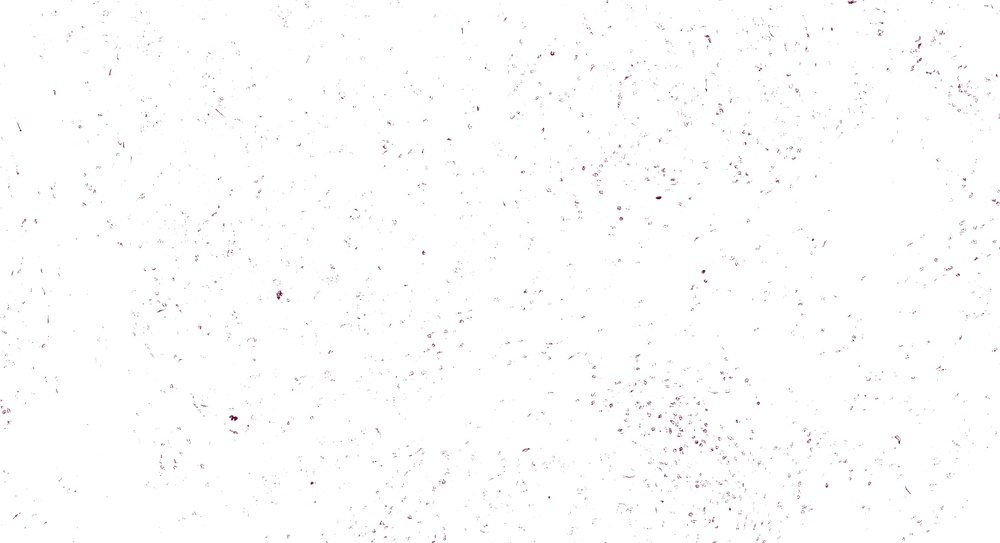
#> input picture Digital_segmentation_BRCA_547_Capstone/Pipeline_test_4_10_22/Pipeline_test_4/Individual_Clusters/19/4/0.jpg, 1000 x 543 px, shrunk from 4437 x 2408 before the run, given in place of test_4.tif, which was not available
$ jupyter execute TIL_Pipeline_4.ipynb   (shell and % lines are left out)   (text cells are left out)
#> lines starting #> are read from the running program, lines starting #| are printed output that depends on the picture; pictures that were not available may be replaced by others from this repository, and a replacement may not be noted
[cell 1]
# Libraries

import os
import cv2
import numpy as np
import pandas as pd
from tqdm import tqdm
import matplotlib as mpl
import matplotlib.pyplot as plt

[cell 2]
# Setting Parameters for Matplotlib

mpl.rcParams['lines.linewidth'] = 2
mpl.rcParams['figure.figsize'] = (8, 6)
mpl.rcParams['font.size'] = 15

[cell 3]
# Defining colors for clustering

colors = [np.array([204, 0, 0]), np.array([204, 204, 0]), np.array([0, 204, 0]),
          np.array([0, 153, 153]), np.array([102, 0, 204]), np.array([102, 0, 51]),
         np.array([51, 153, 255])]

[cell 4]
# Importing .tif file

img = cv2.imread('test_4.tif')
#> img is the input picture: shape (543, 1000, 3); mean B, G, R 253.5, 253.3, 253.5

[cell 5]
# Defining a path for individual cluster analysis

individual_path = "/Users/yanyaohan/Desktop/Pipeline_test_4/Individual_Clusters/"

[cell 6]
# Defining a model for a required number of clusters

# Three outputs
#compact = compactness (sum of squared of distances)
#labels = required labels
#center = center of each cluster (represents the color profile)

def cluster_model(cluster_num, img=img):
#> called with cluster_num = 19
    img2 = img.reshape((-1, 3))
    img2 = np.float32(img2)

    # We define criteria based on epsilon and number of iterations i.e. whichever is achieved first
    criteria = (cv2.TERM_CRITERIA_EPS + cv2.TermCriteria_MAX_ITER, 10, 0.1)
    # Number of clusters
    k = cluster_num
    # Number of attempts (no. of times algo is executed using different labellings)
    attempts = 10

    compact, label, center = cv2.kmeans(img2, k, None, criteria, attempts, cv2.KMEANS_RANDOM_CENTERS)
#> compact = 2312182.2; center = 19 rows, first 8: [192.3, 189.1, 196.4], [206.3, 203.7, 209.6], [220.1, 212.8, 229], [215.4, 213.7, 217.5], [250.2, 250, 250.3], [228.7, 225.5, 232.6], [110.1, 101.4, 122.1], [240.6, 239.4, 242]

    return compact, label, center

[cell 7]
# Lets do it for 19 clusters right now

compact_19, label_19, center_19 = cluster_model(19)
#> compact_19 = 2312182.2; center_19 has the same summary as center in cluster_model

[cell 8]
# Visualizing each individual cluster

def single_cluster_extraction(cluster_num, tot_clust,
                              center, label):

    new_center = np.zeros(center.shape)

    for i in range(len(center)):
        if i == cluster_num:
            col = np.random.randint(0, 6)
            new_center[i] = colors[col]
        else:
            new_center[i] = np.array([255, 255, 255])

    new_center = np.uint8(new_center)
    df = pd.DataFrame(label)
    df[0] = df[0].apply(lambda x: cluster_num if x==cluster_num else cluster_num-1)
    lab_new = np.array(df)
    new_res = new_center[lab_new.flatten()]
    new_res = new_res.reshape((img.shape))
    plt.imsave(individual_path + str(tot_clust) +
               "/Clusters/" + str(cluster_num) +
               ".jpg", new_res)

    return None

[cell 9]
# Extracting total number of individual clusters:

tot_cluster = 19

for clust_num in tqdm(range(tot_cluster)):
    single_cluster_extraction(clust_num, tot_cluster,
                             center_19, label_19)
#> this loop made 19 passes
#> pass 1, in single_cluster_extraction, `plt.imsave(individual_path + str(tot_clust) + "/Clusters/" + str(clust..`:
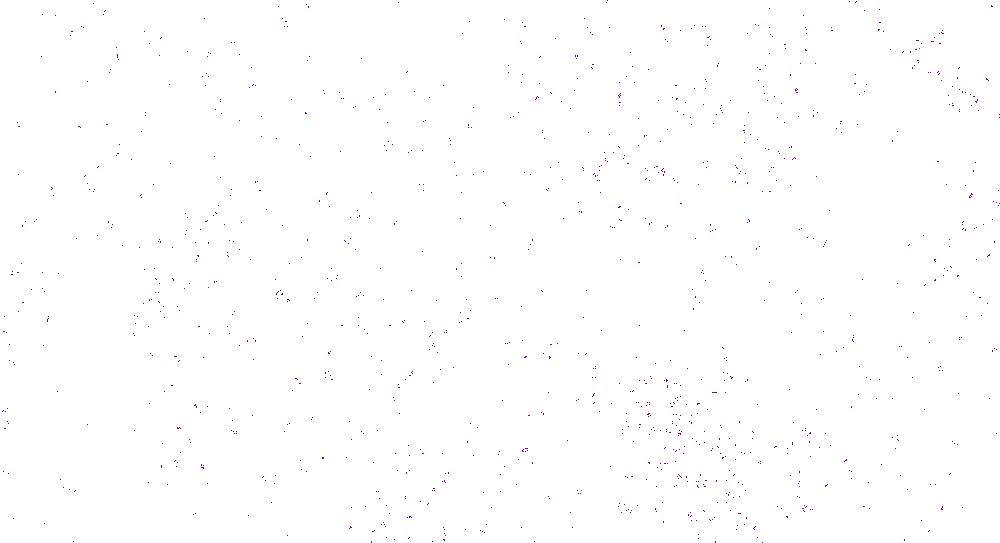
#> saved as 0.jpg: shape (543, 1000, 3); mean R, G, B 254, 253.9, 254
#> pass 2, in single_cluster_extraction (call 2), `plt.imsave(individual_path + str(tot_clust) + "/Clusters/" + str(clust..`:
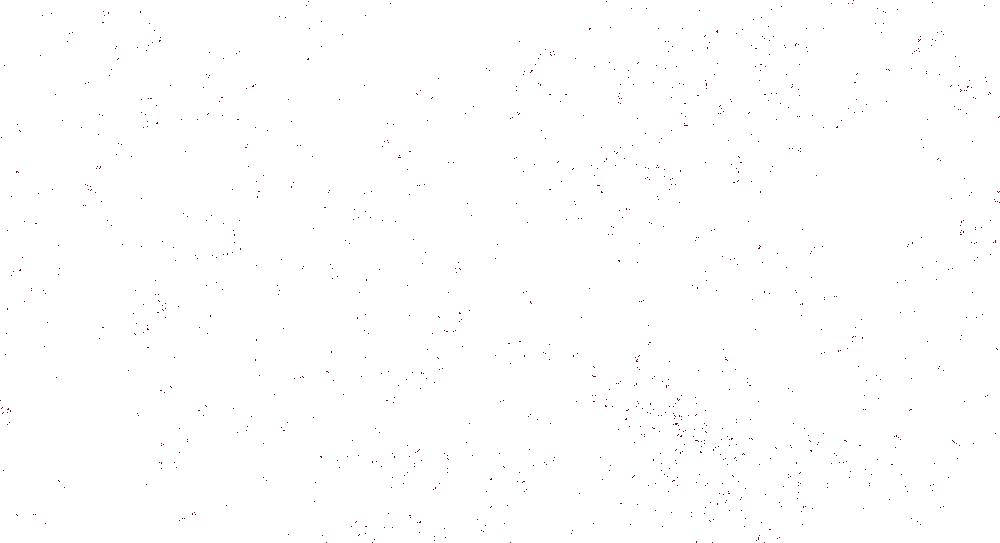
#> saved as 1.jpg: shape (543, 1000, 3); mean R, G, B 254, 253.9, 254

[cell 10]
# Defining a cluster that extracts a specified cluster from the original image

def required_cluster(cluster_num,
                     tot_clust,
                     label):
#> called with cluster_num = 18, tot_clust = 19, label = array of shape (543000, 1)
    img_new = img.reshape((-1, 3))
    img_req = np.zeros(img_new.shape)

    for i in range(len(label)):
        if label[i] == cluster_num:
            img_req[i] = img_new[i]
        else:
            img_req[i] = np.array([255, 255, 255])

    plt.imsave(individual_path + str(tot_clust) + "/required_cluster.jpg",
               np.uint8(img_req.reshape(img.shape)))

    return None

[cell 11]
clust_num = 18
label = label_19

required_cluster(clust_num,
                 tot_cluster,
                 label_19)

[cell 12]
n_sub_clusters = 4
sub_img = cv2.imread(individual_path + str(tot_cluster) + "/required_cluster.jpg")

[cell 13]
# Defining a model for the required number of sub-clusters

compact, label, center = cluster_model(n_sub_clusters, img=sub_img)
#> compact = 1220057.9; center = [[252.7, 252.7, 252.7], [250.2, 250.2, 250.2], [254, 254, 254], [255.9, 255.9, 255.9]]

[cell 14]
def sub_clusters(n_cluster):

#> called with n_cluster = 4
    for cluster_num in tqdm(range(n_cluster)):
        new_center = np.zeros(center.shape)
        for i in range(len(center)):
            if i == cluster_num:
                col = np.random.randint(0, 6)
                new_center[i] = colors[col]
            else:
                new_center[i] = np.array([255, 255, 255])

        new_center = np.uint8(new_center)
        df = pd.DataFrame(label)
        df[0] = df[0].apply(lambda x: cluster_num if x==cluster_num else cluster_num-1)
        lab_new = np.array(df)
        new_res = new_center[lab_new.flatten()]
        new_res = new_res.reshape((img.shape))
        plt.imsave(individual_path + str(tot_cluster) + "/"
                   + str(n_cluster) + "/" + str(cluster_num) +
                   ".jpg", new_res)
#> this loop made 4 passes
#> pass 1, in sub_clusters, `new_res = new_res.reshape((img.shape))`:
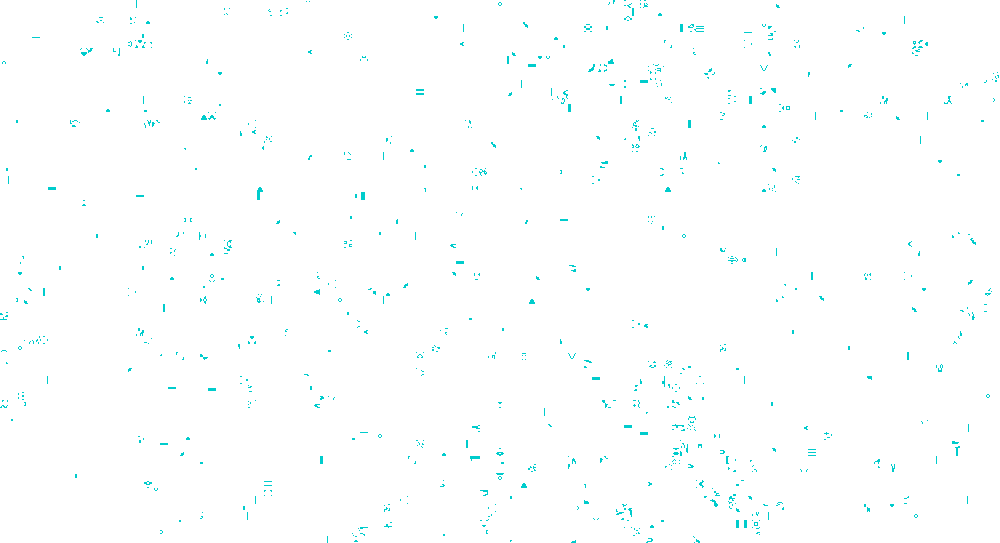
#> new_res: shape (543, 1000, 3); mean B, G, R 254.5, 254.5, 252.6
#> pass 1, in sub_clusters, `plt.imsave(individual_path + str(tot_cluster) + "/" + str(n_cluster) +..`:
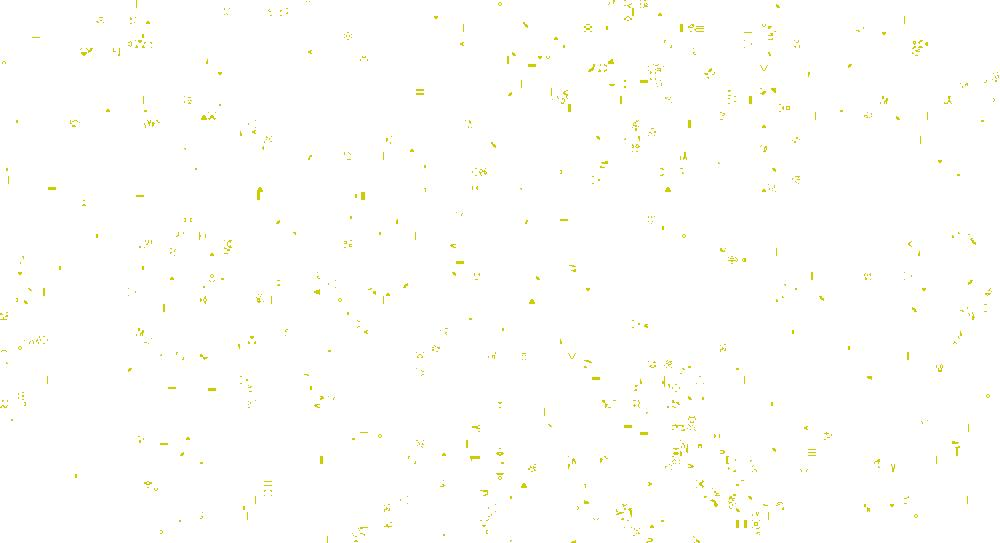
#> saved as 0.jpg: shape (543, 1000, 3); mean R, G, B 254.2, 254.2, 251.9
#> pass 2, in sub_clusters, `new_res = new_res.reshape((img.shape))`:
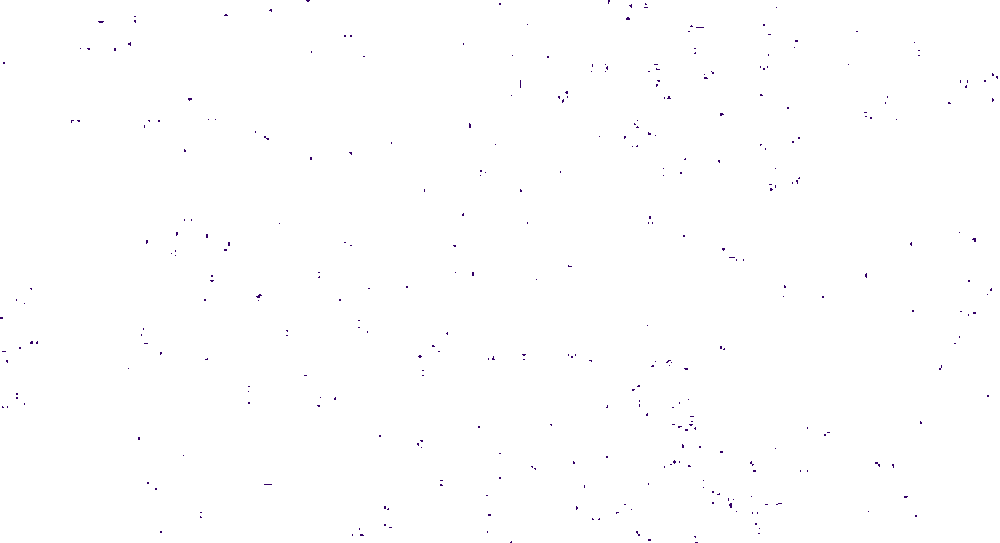
#> new_res: shape (543, 1000, 3); mean B, G, R 254.6, 254.4, 254.5

    return None

[cell 15]
sub_clusters(n_sub_clusters)

[cell 16]
# Merging 2 most Relevant Clusters

def merge_2_clusters(n_cluster, n1,
                     n2, img=sub_img):

#> called with n_cluster = 4, n1 = 0, n2 = 2
    img_new = img.reshape((-1, 3))
    img_req = np.zeros(img_new.shape)

    for i in tqdm(range(len(label))):
        if label[i] == n1:
            img_req[i] = colors[2]
        elif label[i] == n2:
            img_req[i] = colors[5]
        else:
            img_req[i] = np.array([255, 255, 255])

    plt.imsave(individual_path + str(tot_cluster) + "/"
               + str(n_cluster) + "/merged_image.jpg",
               np.uint8(img_req.reshape(img.shape)))
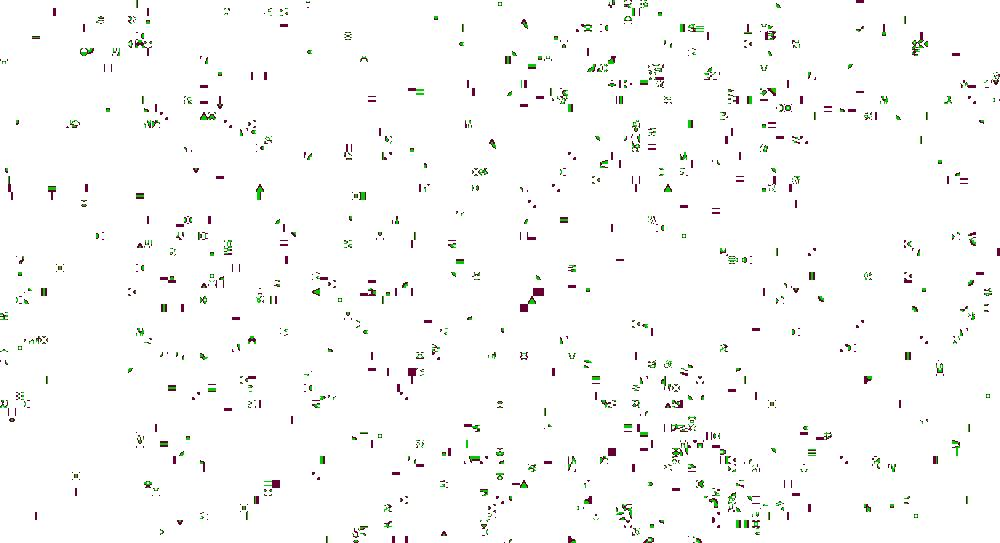
#> saved as merged_image.jpg: shape (543, 1000, 3); mean R, G, B 249.1, 249.6, 248.5

    return None

[cell 17]
merge_2_clusters(n_sub_clusters, 0, 2)

[cell 18]
mer_img = cv2.imread(individual_path + str(tot_cluster) + "/"
                     + str(n_sub_clusters) + "/merged_image.jpg")

overlay_img = cv2.addWeighted(img, 0.6, mer_img, 0.4, 0)
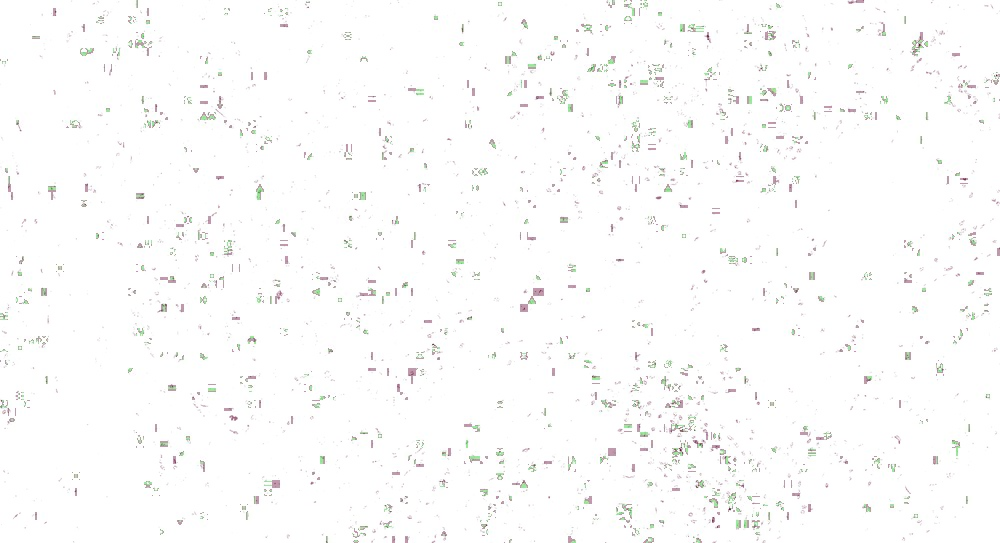
#> overlay_img: shape (543, 1000, 3); mean B, G, R 251.5, 251.8, 251.8

plt.imsave(individual_path + str(tot_cluster) + "/"
           + str(n_sub_clusters) + "/overlay_image.jpg",
           np.uint8(overlay_img.reshape(img.shape)))

$ run again, on Digital_segmentation_BRCA_547_Capstone/Pipeline_test_4_10_22/Pipeline_test_4/Individual_Clusters/19/4/1.jpg
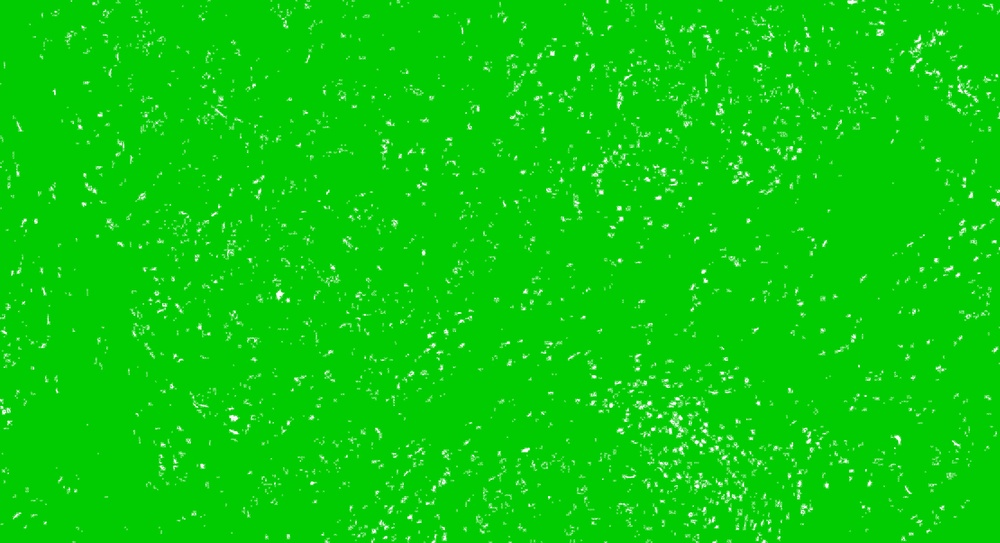
#> input picture Digital_segmentation_BRCA_547_Capstone/Pipeline_test_4_10_22/Pipeline_test_4/Individual_Clusters/19/4/1.jpg, 1000 x 543 px, shrunk from 4437 x 2408 before the run, given in place of test_4.tif, which was not available
#> img is the input picture: shape (543, 1000, 3); mean B, G, R 8.7, 205, 8.7
#> in cluster_model, `compact, label, center = cv2.kmeans(img2, k, None, criteria, attempts,..`: compact = 11175522.9; center = 19 rows, first 8: [163.9, 252.7, 164.4], [54.65, 187.2, 55.28], [75.98, 212.2, 76.73], [30.91, 185.9, 31.35], [19.67, 191.7, 20.21], [39.79, 218, 40.42], [53.12, 212, 53.61], [220, 254.9, 220.2]
#> compact_19 = 11175522.9; center_19 has the same summary as center in cluster_model
#> `compact, label, center = cluster_model(n_sub_clusters, img=sub_img)`: compact = 179889496.2; center = [[239, 252.3, 239.8], [4.83, 202.1, 4.51], [191, 254.9, 193.5], [42.27, 179.9, 41.05]]
#> the loop in sub_clusters, `for cluster_num in tqdm(range(n_cluster)):` made 4 passes
#> pass 1, in sub_clusters, `plt.imsave(individual_path + str(tot_cluster) + "/" + str(n_cluster) +..`:
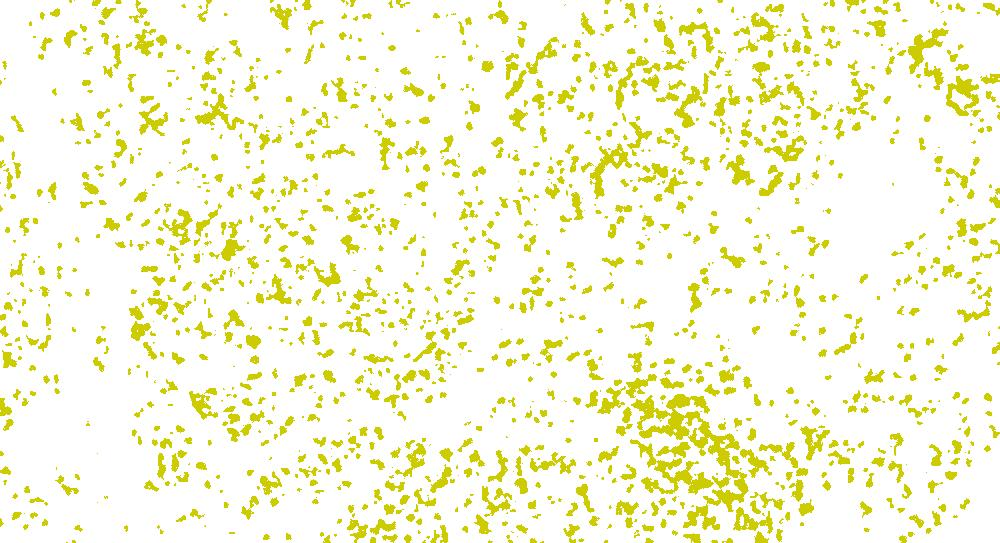
#> saved as 0.jpg: shape (543, 1000, 3); mean R, G, B 246.5, 246.7, 219.1
#> `overlay_img = cv2.addWeighted(img, 0.6, mer_img, 0.4, 0)`:
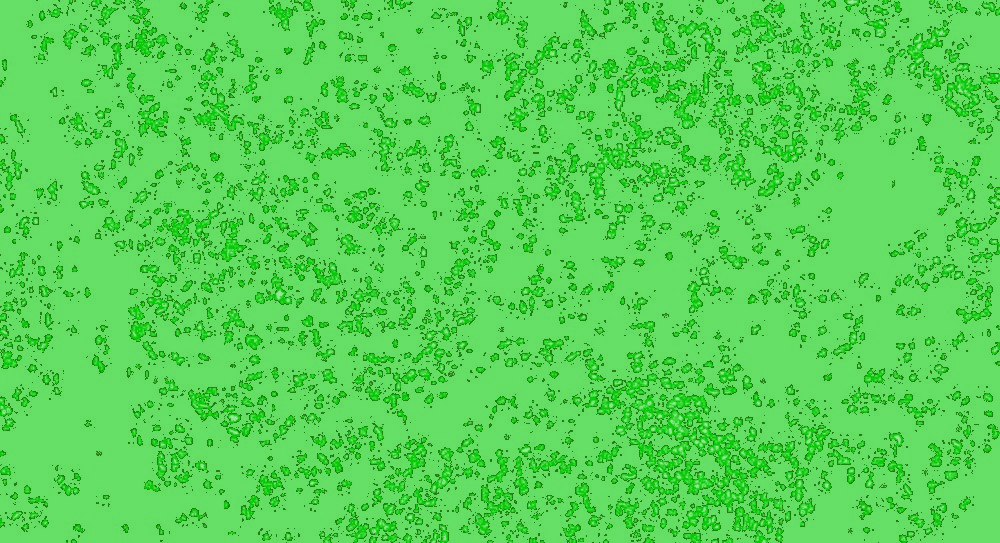
#> overlay_img: shape (543, 1000, 3); mean B, G, R 86.3, 212.9, 87.4
